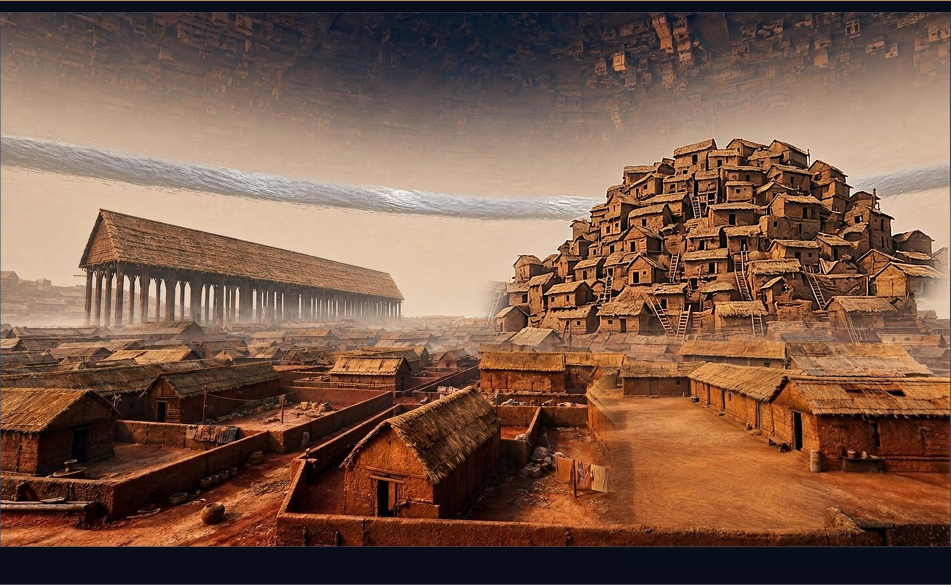
#> input picture STAGING_B1_2026-11-17/work6/est_v9_p2.png, 1901 x 1169 px, found by its file name (shown at 1/2 size)
$ python house_insert.py
#> lines starting #> are read from the running program, lines starting #| are printed output that depends on the picture; after the words box and inside, x2 and y2 are one past the last pixel; in counts of white or black regions, pixels touching at a corner belong together
from PIL import Image, ImageDraw, ImageFilter
import numpy as np

BASE=Image.open('work6/est_v9_p2.png').convert('RGB')
#> BASE is the input picture: PIL image 1901x1169 RGB; mean R, G, B 122.3, 89.9, 72.3
PL=Image.open('masters/ENV_LAST_DAUGHTER_ANCESTRAL_REALM_NNEKAS_HOUSE_V004.jpg').convert('RGB')
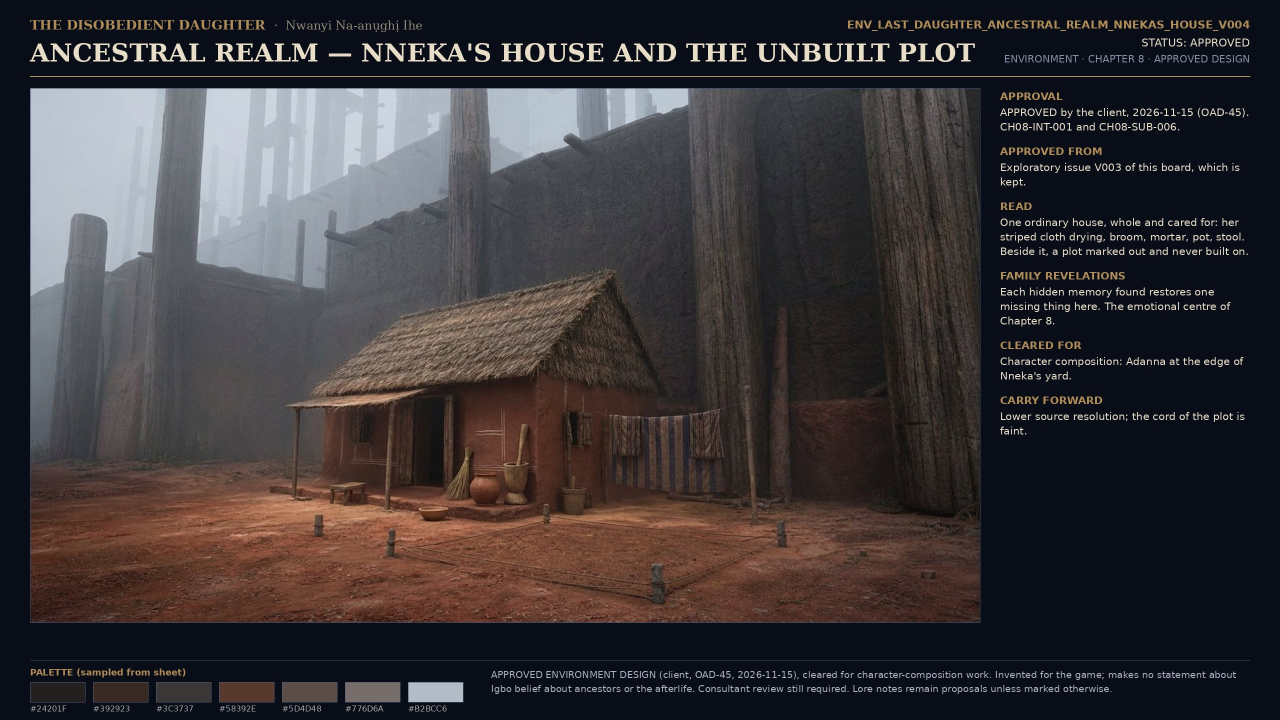
#> input picture STAGING_B1_2026-11-17/masters/ENV_LAST_DAUGHTER_ANCESTRAL_REALM_NNEKAS_HOUSE_V004.jpg, 2560 x 1440 px, found by its file name (shown at 1/2 size)
#> PL is the input picture: PIL image 2560x1440 RGB; mean R, G, B 59.7, 54.9, 57.4

# ---- house source (plate coords)
hx0,hy0,hx1,hy1=560,520,1340,1010
hs=PL.crop((hx0,hy0,hx1,hy1))
poly_plate=[(615,800),(706,626),(1080,556),(1185,572),(1302,782),(1312,996),(612,996)]
poly=[(x-hx0,y-hy0) for x,y in poly_plate]

matte=Image.new('L',hs.size,0); ImageDraw.Draw(matte).polygon(poly,fill=255)
#> after `matte = Image.new('L', hs.size, 0)`: matte: PIL image 780x490 L; every value is 0
#> after `ImageDraw.Draw(matte).polygon(poly, fill=255)`:
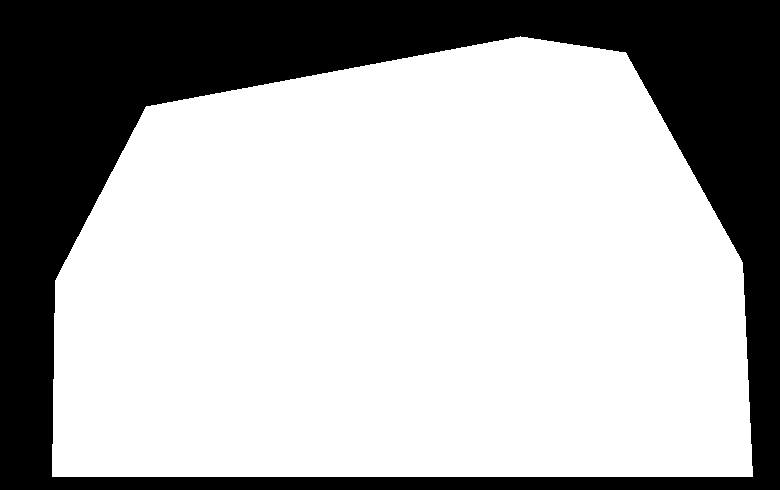
#> matte: PIL image 780x490 L; 68.6% white; 1 black region, box (x1, y1, x2, y2) and area: (0, 0, 780, 490) 120142
matte=matte.filter(ImageFilter.GaussianBlur(2.0))

# warm grade (plate is cold mist; scene is warm dust)
a=np.array(hs,np.float32)
a[...,0]*=1.16; a[...,1]*=1.03; a[...,2]*=0.76
m=a.mean(2,keepdims=True); a=np.clip((a-m)*1.06+m,0,255)
#> after `m = a.mean(2, keepdims=True)`:
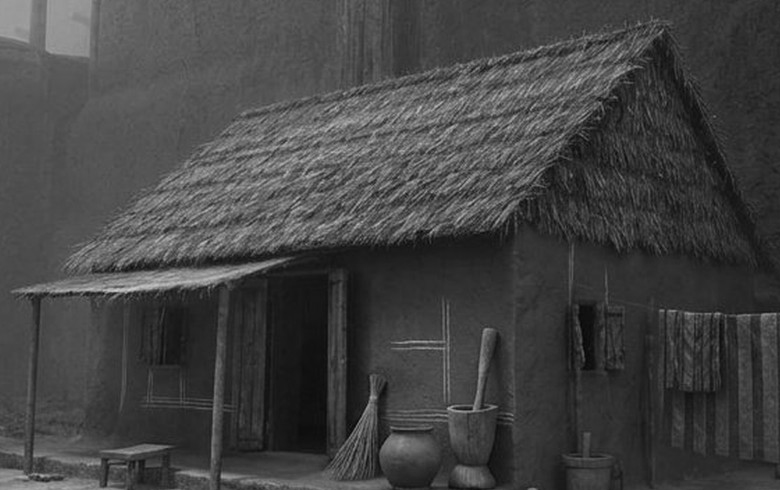
#> m: shape (490, 780, 1) float32; min 5.58, max 208.5, mean 68.3
hs_w=Image.fromarray(a.astype(np.uint8))

TW,TH=220,110
hs_w=hs_w.resize((TW,int(hs_w.size[1]*TW/hs_w.size[0])),Image.LANCZOS)
#> hs_w: PIL image 220x138 RGB
matte=matte.resize(hs_w.size,Image.LANCZOS)
#> matte: PIL image 220x138 L
hs_w=hs_w.resize((TW,TH),Image.LANCZOS)
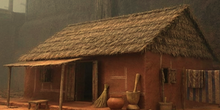
#> hs_w: PIL image 220x110 RGB; mean R, G, B 93.4, 66.7, 43.3
matte=matte.resize((TW,TH),Image.LANCZOS)
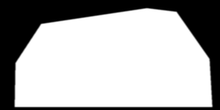
#> matte: PIL image 220x110 L; min 0, max 255, mean 174.9
HX,HY=1300,742

# ---- plot ground + stakes
px0,py0,px1,py1=500,1005,1600,1180
ps=PL.crop((px0,py0,px1,py1))
b=np.array(ps,np.float32)
b[...,0]*=1.16; b[...,1]*=1.03; b[...,2]*=0.76
ps_w=Image.fromarray(np.clip(b,0,255).astype(np.uint8))
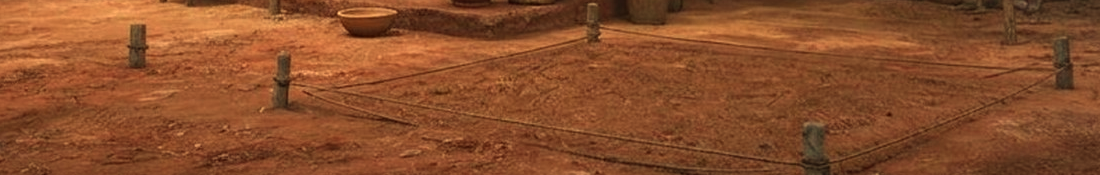
#> ps_w: PIL image 1100x175 RGB; mean R, G, B 137.6, 78.1, 43.3
PW=352; PH=56
ps_w=ps_w.resize((PW,PH),Image.LANCZOS)
#> ps_w: PIL image 352x56 RGB
QX,QY=1245,878
pmask=Image.new('L',(PW,PH),0)
#> pmask: PIL image 352x56 L; every value is 0
pm=ImageDraw.Draw(pmask); pm.rectangle([0,0,PW,PH],fill=255)
pmask=pmask.filter(ImageFilter.GaussianBlur(6))
#> pmask: PIL image 352x56 L; every value is 255

out=BASE.copy()
# contact shadow under house
sh=Image.new('L',BASE.size,0); ds=ImageDraw.Draw(sh)
#> after `sh = Image.new('L', BASE.size, 0)`: sh: PIL image 1901x1169 L; every value is 0
ds.ellipse([HX-14,HY+TH-26,HX+TW+16,HY+TH+16],fill=110)
sh=sh.filter(ImageFilter.GaussianBlur(16))
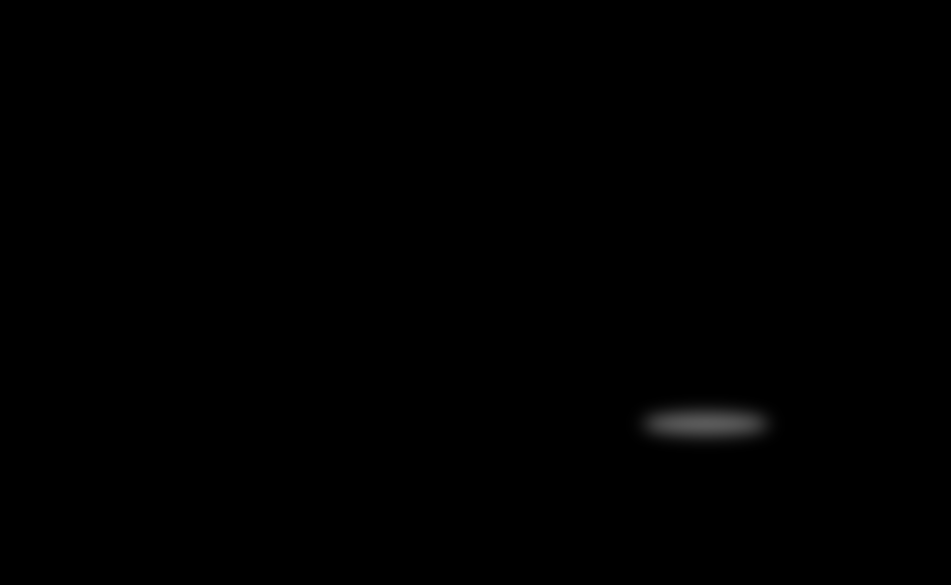
#> sh: PIL image 1901x1169 L (shown at 1/2 size); min 0, max 89, mean 0.4
out=Image.composite(Image.new('RGB',BASE.size,(28,16,10)),out,sh)
out.paste(ps_w,(QX,QY),pmask)
out.paste(hs_w,(HX,HY),matte)
out.save('work6/est_v9_p3.png')
print('house at',HX,HY,'plot at',QX,QY)
